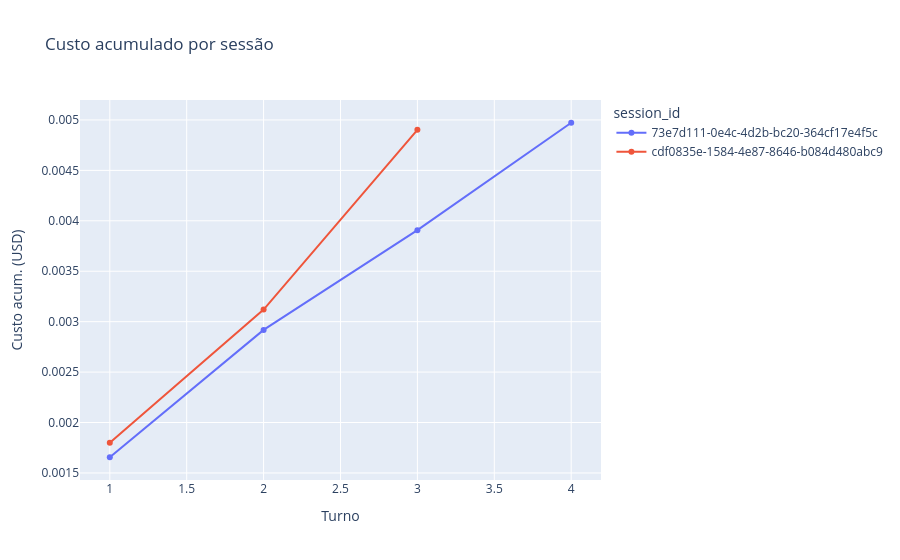

Notebook code for this chart:
### Markdown cell above
## 8. Gráfico interativo (Plotly) — custo acumulado na sessão

### Code cell
import plotly.express as px

if llm.empty:
    print("Sem turnos com LLM.")
else:
    p = llm.copy()
    p["turno_idx"] = p.groupby("session_id").cumcount() + 1
    p["custo_acum_usd"] = p.groupby("session_id")["custo_estimado_usd"].cumsum()
    fig = px.line(
        p, x="turno_idx", y="custo_acum_usd", color="session_id",
        markers=True, title="Custo acumulado por sessão",
        labels={"turno_idx": "Turno", "custo_acum_usd": "Custo acum. (USD)"},
    )
    html_path = OUT_DIR / "08_custo_acumulado.html"
    fig.write_html(html_path)
    print(f"Salvo: {html_path}")
    fig.show()

### Figure 1 — Plotly figure (JSON) as saved in the notebook; plotly's stock layout.template omitted (floating-point values rounded to 4 significant figures)
{"data": [{"hovertemplate": "session_id=73e7d111-0e4c-4d2b-bc20-364cf17e4f5c<br>Turno=%{x}<br>Custo acum. (USD)=%{y}<extra></extra>", "legendgroup": "73e7d111-0e4c-4d2b-bc20-364cf17e4f5c", "line": {"color": "#636efa", "dash": "solid"}, "marker": {"symbol": "circle"}, "mode": "lines+markers", "name": "73e7d111-0e4c-4d2b-bc20-364cf17e4f5c", "orientation": "v", "showlegend": true, "type": "scatter", "x": [1, 2, 3, 4], "xaxis": "x", "y": [0.001656, 0.002918, 0.003908, 0.004972], "yaxis": "y"}, {"hovertemplate": "session_id=cdf0835e-1584-4e87-8646-b084d480abc9<br>Turno=%{x}<br>Custo acum. (USD)=%{y}<extra></extra>", "legendgroup": "cdf0835e-1584-4e87-8646-b084d480abc9", "line": {"color": "#EF553B", "dash": "solid"}, "marker": {"symbol": "circle"}, "mode": "lines+markers", "name": "cdf0835e-1584-4e87-8646-b084d480abc9", "orientation": "v", "showlegend": true, "type": "scatter", "x": [1, 2, 3], "xaxis": "x", "y": [0.001799, 0.00312, 0.004902], "yaxis": "y"}], "layout": {"legend": {"title": {"text": "session_id"}, "tracegroupgap": 0}, "title": {"text": "Custo acumulado por sessão"}, "xaxis": {"anchor": "y", "domain": [0, 1], "title": {"text": "Turno"}}, "yaxis": {"anchor": "x", "domain": [0, 1], "title": {"text": "Custo acum. (USD)"}}}}
